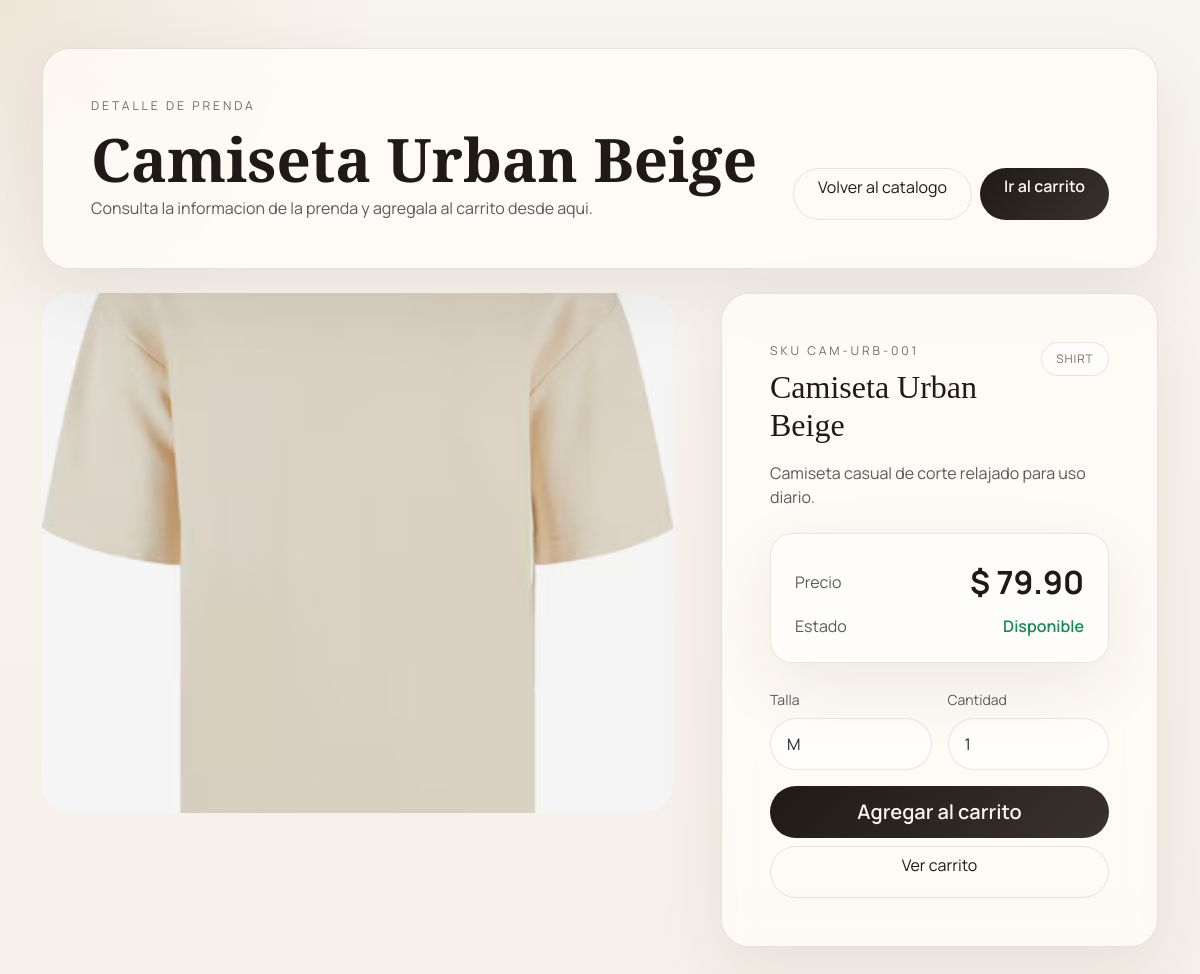
Screenshot of /products/2/ with the database file from the repository.
### Privilegio_App/models.py (models this page shows, shortened)
class Product(models.Model):
    CATEGORY_CHOICES = (
        ("shirt", "Shirt"),
        ("pants", "Pants"),
        ("dress", "Dress"),
        ("outerwear", "Outerwear"),
        ("footwear", "Footwear"),
        ("accessory", "Accessory"),
    )
    name = models.CharField(max_length=120)
    sku = models.CharField(max_length=64, unique=True)
    category = models.CharField(max_length=20, choices=CATEGORY_CHOICES)
    description = models.TextField(blank=True)
    image = models.ImageField(upload_to="products/", blank=True, null=True)
    price = models.DecimalField(
        max_digits=10,
        decimal_places=2,
        validators=[MinValueValidator(Decimal("0.01"))],
    )
    is_active = models.BooleanField(default=True)

### Privilegio_App/views.py (the view)
# urls.py: path("products/<int:pk>/", ProductDetailView.as_view(), name="product-detail"),
class ProductDetailView(TemplateView):
    template_name = "Privilegio_App/product_detail.html"
    def get_context_data(self, **kwargs: Any) -> dict[str, Any]:
        return ProductDetailFlowService.build_context(
            product_id=self.kwargs.get("pk"),
            context=super().get_context_data(**kwargs),
        )

### Privilegio_App/services.py (called while the page is built)
    @staticmethod
    def get_active_product_or_404(product_id: Any) -> Product:
        if product_id is None:
            raise Http404("Product id is required.")
        return cast(
            Product,
            get_object_or_404(Product, pk=product_id, is_active=True),
        )

    @staticmethod
    def build_context(product_id: Any, context: dict[str, Any] | None = None) -> dict[str, Any]:
        resolved_context = dict(context or {})
        resolved_context["product"] = ProductQueryService.get_active_product_or_404(product_id)
        return resolved_context

### Privilegio_App/templates/Privilegio_App/product_detail.html (shortened to what this page needs)
<!DOCTYPE html>
<html lang="es">
<head>
  <link href="https://cdn.jsdelivr.net/npm/bootstrap@5.3.3/dist/css/bootstrap.min.css" rel="stylesheet">
</head>
<body>
  <div class="container py-4 py-lg-5">
    <section class="shell p-4 p-lg-5 mb-4">
      <div class="d-flex flex-wrap justify-content-between align-items-end gap-3">
        <div>
          <div class="eyebrow mb-3">Detalle de prenda</div>
          <h1 class="display-serif mb-2">{{ product.name }}</h1>
          <p class="text-muted mb-0">Consulta la informacion de la prenda y agregala al carrito desde aqui.</p>
        </div>
        <div class="d-flex gap-2">
          <a href="{% url 'home' %}" class="btn premium-btn-outline px-4">Volver al catalogo</a>
          <a href="{% url 'cart' %}" class="btn premium-btn px-4">Ir al carrito</a>
        </div>
      </div>
    </section>
    <div class="row g-4 g-xl-5">
      <div class="col-lg-7">
        <div class="product-visual">
          {% if product.image %}
            <img src="{{ product.image.url }}" alt="{{ product.name }}">
          {% elif product.category == "shirt" %}
            <span class="visual-glyph">👕</span>
          {% elif product.category == "pants" %}
            <span class="visual-glyph">👖</span>
          {% else %}
            <span class="visual-glyph">🧥</span>
          {% endif %}
        </div>
      </div>
      <div class="col-lg-5">
        <aside class="panel p-4 p-lg-5 h-100">
          <div class="d-flex justify-content-between align-items-start gap-3 mb-3">
            <div>
              <div class="eyebrow mb-2">SKU {{ product.sku }}</div>
              <h2 class="section-title mb-0">{{ product.name }}</h2>
            </div>
            <span class="category-chip">{{ product.get_category_display }}</span>
          </div>
          <p class="text-muted mb-4">{{ product.description|default:"Sin descripcion." }}</p>
          <div class="summary-card p-4 mb-4">
            <div class="d-flex justify-content-between align-items-center mb-2">
              <span class="text-muted">Precio</span>
              <strong class="price-tag">$ {{ product.price }}</strong>
            </div>
            <div class="d-flex justify-content-between">
              <span class="text-muted">Estado</span>
              <span class="fw-semibold text-success">Disponible</span>
            </div>
          </div>
          <div class="row g-3 mb-3">
            <div class="col-sm-6">
              <label class="form-label text-muted small" for="size-input">Talla</label>
              <select id="size-input" class="form-select premium-input">
                <option value="M" selected>M</option>
              </select>
            </div>
            <div class="col-sm-6">
              <label class="form-label text-muted small" for="quantity-input">Cantidad</label>
              <input id="quantity-input" class="form-control premium-input" type="number" min="1" value="1">
            </div>
          </div>
          <div class="d-grid gap-2">
            <button id="add-to-cart-button" class="btn premium-btn btn-lg" type="button">Agregar al carrito</button>
            <a href="{% url 'cart' %}" class="btn premium-btn-outline">Ver carrito</a>
          </div>
        </aside>
      </div>
    </div>
  </div>
</body>
</html>

### Privilegio_App/templates/Privilegio_App/product_detail.html (style rules this page uses)
:root { --bg: #f5f1ea; --surface: rgba(255, 252, 247, 0.82); --ink: #1f1a17; --muted: #756b64; --line: rgba(65, 54, 46, 0.12); --accent-deep: #8b6a3f; --shadow: 0 24px 70px rgba(52, 41, 30, 0.08); --radius-xl: 28px; --radius-lg: 22px; }
body { font-family: "Manrope", sans-serif; color: var(--ink); background: radial-gradient(circle at top left, rgba(183, 146, 93, 0.15), transparent 24%), linear-gradient(180deg, #f8f4ee 0%, var(--bg) 100%); min-height: 100vh; }
.display-serif, .section-title { font-family: "Cormorant Garamond", serif; }
.shell, .panel, .summary-card { border: 1px solid var(--line); border-radius: var(--radius-xl); background: var(--surface); backdrop-filter: blur(14px); box-shadow: var(--shadow); }
.display-serif { font-size: clamp(2.8rem, 5vw, 4.6rem); line-height: 0.94; font-weight: 600; }
.eyebrow { letter-spacing: 0.24em; text-transform: uppercase; color: var(--muted); font-size: 0.76rem; }
.product-visual { min-height: 520px; border-radius: var(--radius-xl); background: linear-gradient(180deg, rgba(255, 255, 255, 0.5), transparent 35%), linear-gradient(140deg, #ede5da, #f9f6f1 55%, #efe7db); display: grid; place-items: center; overflow: hidden; }
.product-visual img { width: 100%; height: 520px; object-fit: cover; }
.category-chip { border: 1px solid var(--line); border-radius: 999px; padding: 0.45rem 0.9rem; font-size: 0.74rem; color: var(--muted); background: rgba(255, 255, 255, 0.55); text-transform: uppercase; letter-spacing: 0.08em; }
.price-tag { font-size: 2rem; font-weight: 700; }
.premium-input, .premium-btn, .premium-btn-outline { border-radius: 999px; min-height: 52px; }
.premium-input { border: 1px solid var(--line); background: rgba(255, 255, 255, 0.7); padding-inline: 1rem; }
.premium-btn { border: 0; background: linear-gradient(135deg, var(--ink), #39322e); color: #f9f5ef; font-weight: 600; }
.premium-btn-outline { border: 1px solid var(--line); background: transparent; color: var(--ink); }
.summary-card { border-radius: var(--radius-lg); background: rgba(255, 255, 255, 0.44); }

### rows the page displays
Product: name "Camiseta Urban Beige", image (picture), sku "CAM-URB-001", category "SHIRT", description "Camiseta casual de corte relajado para uso diario.", price "79.90"
